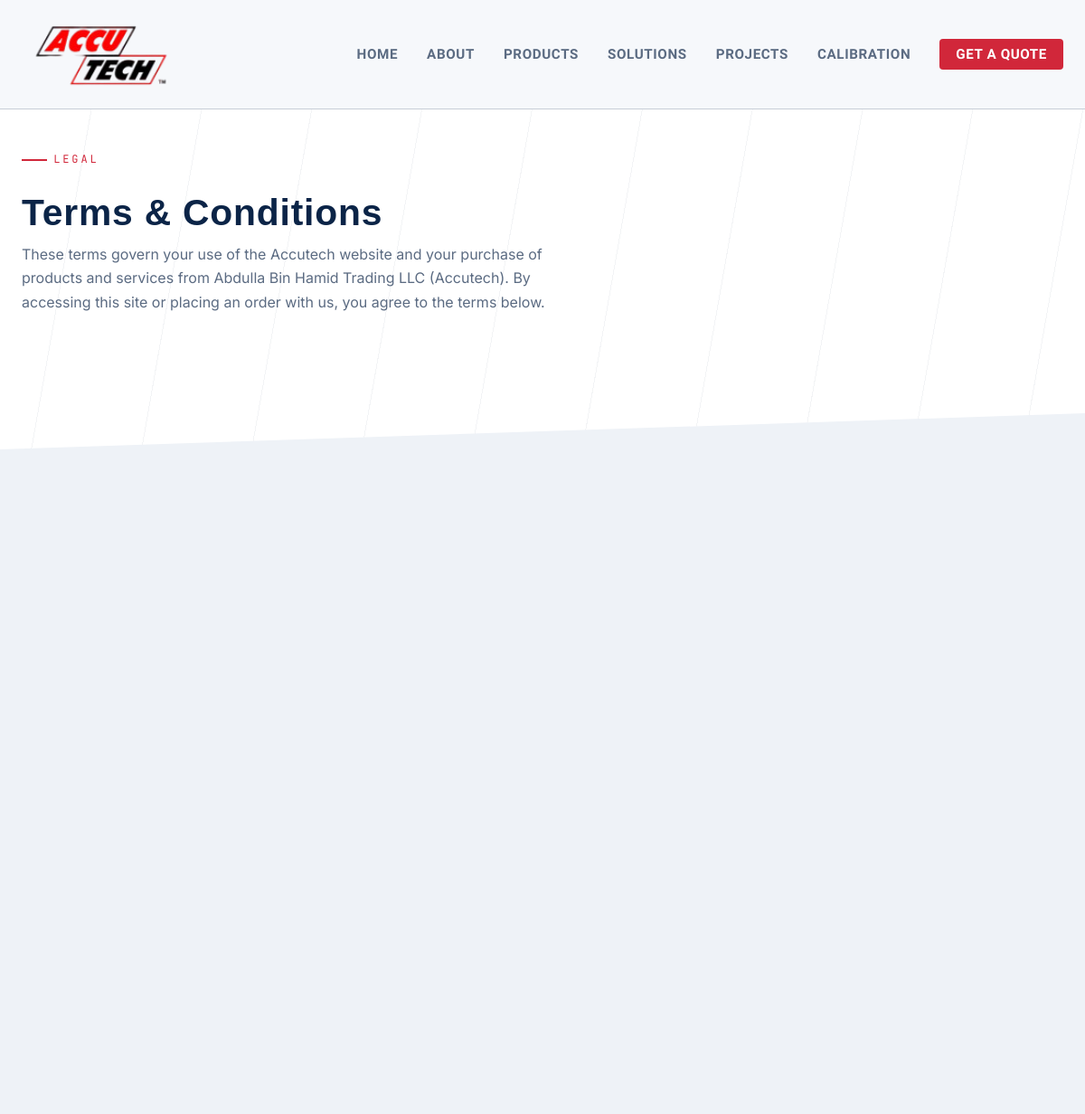
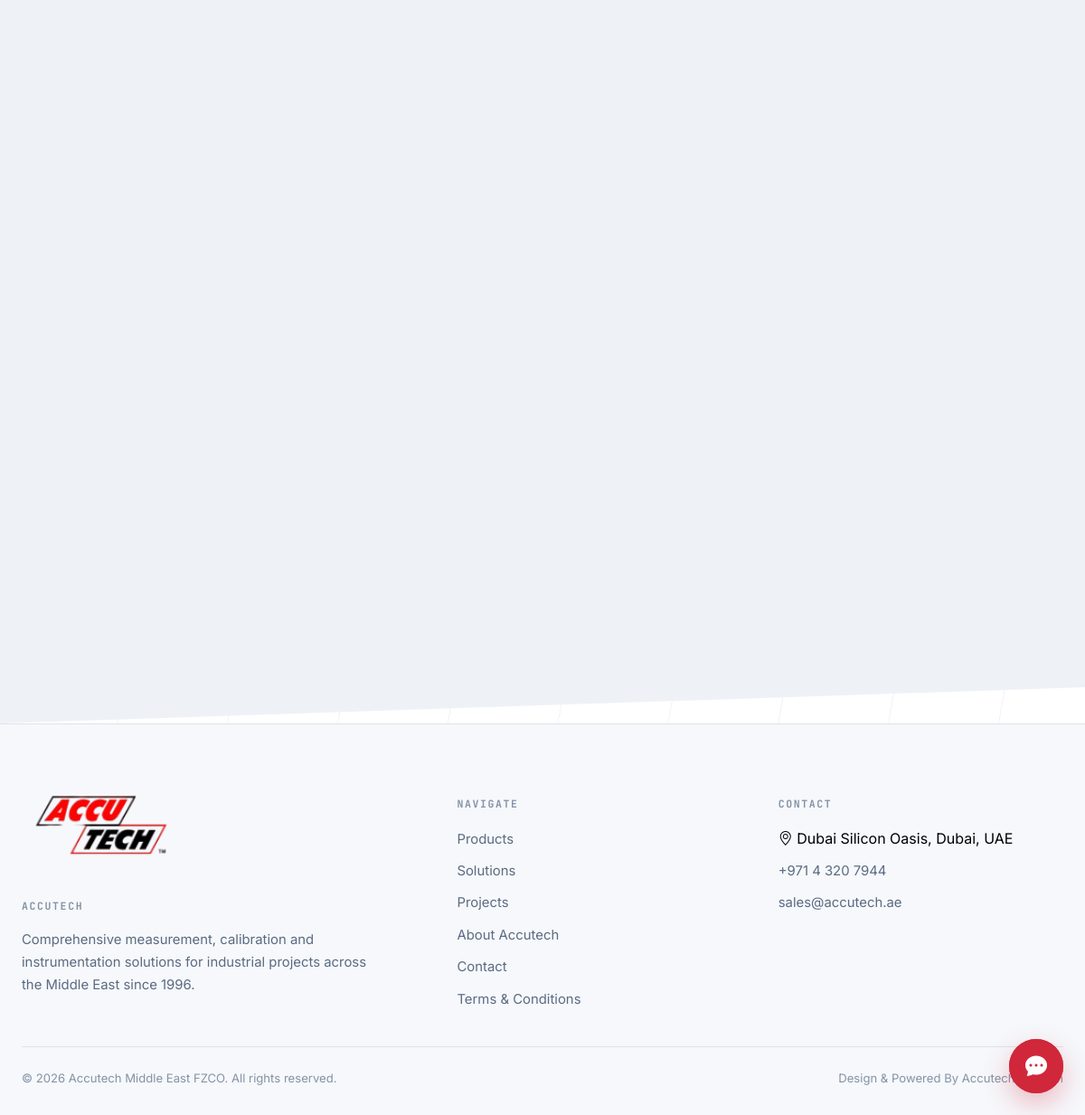
The app's page /terms/ with its own data (2 pictures, top to bottom).
### core/models.py (models this page shows, shortened)
class TermsandConditions_Content(models.Model):
    key = models.CharField(max_length=100, unique=True)
    value = models.TextField()

### core/views.py (the view)
# urls.py: path("terms/", views.terms, name="terms"),
def terms(request):
    content = get_terms_content()
    context = {
        "terms_eyebrow": content.get("terms_eyebrow"),
        "terms_title": content.get("terms_title"),
        "terms_description": content.get("terms_description"),
        "terms": TermsandConditions.objects.filter(is_active=True).order_by("order"),
        "company": COMPANY,
        }
    return render(request, "core/terms.html", context)

### core/views.py (called while the page is built)
def get_terms_content():
    return {
        item.key: item.value
        for item in TermsandConditions_Content.objects.all()
    }

### core/templates/core/terms.html (shortened to what this page needs)
{% extends "core/base.html" %}
{% block content %}
<section class="section" style="padding-top: 160px;">
  <div class="container-fluid-safe">
    <div class="eyebrow reveal in">{{ terms_eyebrow }}</div>
    <h1 class="reveal in" style="max-width: 20ch; font-size: clamp(2rem, 3.4vw, 2.8rem);">
      {{ terms_title }}
    </h1>
    <p class="section-lede reveal in" style="max-width: 62ch;">
      {{ terms_description }}
    </p>
  </div>
</section>
<section class="section-panel">
  <div class="container-fluid-safe">
  </div>
</section>
{% endblock %}

### core/static/core/css/style.css (style rules this page uses)
:root { --bg-asphalt: #f6f8fb; --bg-panel: #eef2f7; --bg-panel-2: #ffffff; --bg-panel-3: #e6ecf3; --steel: #5b6b82; --steel-dim: #8592a6; --chrome: #0b2447; --ignition: #d1273a; --ignition-dim: #a81f2f; --amber: #0b2447; --line: rgba(11, 36, 71, 0.1); --line-strong: rgba(11, 36, 71, 0.2); --shadow: 0 20px 50px rgba(11, 36, 71, 0.12); --radius: 4px; --font-display: 'Rajdhani', 'Arial Narrow', sans-serif; --font-body: 'Inter', -apple-system, BlinkMacSystemFont, 'Segoe UI', sans-serif; --font-mono: 'JetBrains Mono', 'Courier New', monospace; }
* { box-sizing: border-box; }
html { scroll-behavior: smooth; }
body { margin: 0; background: var(--bg-asphalt); color: var(--chrome); font-family: var(--font-body); font-size: 16px; line-height: 1.6; -webkit-font-smoothing: antialiased; overflow-x: hidden; }
h1, h2, h3, h4, .display-font { font-family: var(--font-display); font-weight: 700; letter-spacing: 0.01em; color: var(--chrome); margin: 0 0 0.5em; }
.eyebrow { font-family: var(--font-mono); font-size: 0.75rem; letter-spacing: 0.24em; text-transform: uppercase; color: var(--ignition); display: inline-flex; align-items: center; gap: 0.6em; margin-bottom: 1rem; }
.eyebrow::before { content: ""; width: 28px; height: 2px; background: var(--ignition); display: inline-block; }
.container-fluid-safe { width: 100%; max-width: 1240px; margin: 0 auto; padding: 0 24px; }
.section { position: relative; padding: 110px 0; z-index: 1; }
.section-panel { background: var(--bg-panel); clip-path: polygon(0 40px, 100% 0, 100% calc(100% - 40px), 0 100%); padding: 110px 0; margin: 0; }
.section-lede { color: var(--steel); max-width: 42ch; }
.reveal { opacity: 0; transform: translateY(24px); transition: opacity 0.6s ease, transform 0.6s ease; }
.reveal.in { opacity: 1; transform: translateY(0); }
* { box-sizing:border-box; }
body { margin:0;background:var(--bg);color:var(--text);font-family:"Inter",system-ui,sans-serif; }
h1,h2,h3,h4 { font-family:"Barlow Condensed",sans-serif;letter-spacing:.02em;margin:0; }
p { line-height:1.65;color:var(--muted);margin:0; }

### records on screen
TermsandConditions_Content: value "LEGAL"
TermsandConditions_Content: value "Terms & Conditions"
TermsandConditions_Content: value "These terms govern your use of the Accutech website and your purchase of products and services from Abdulla Bin Hamid Trading LLC (Accutech). By accessing this site or placing an order with us, you agree to the terms below."
